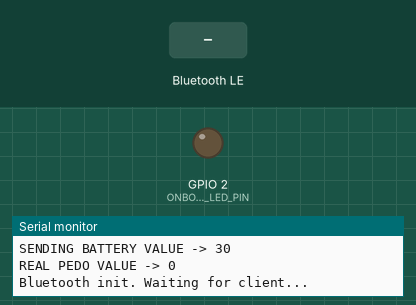
Simulated run of this program. Board: ESP32. Parts: output pins drawn as LEDs (lit = HIGH), the last lines printed to the serial monitor. The test bench sets the inputs (shaded band). Random numbers use the default seed unless the program sets one; nothing arrives over Bluetooth unless stated; a phone connects over Bluetooth LE 3 s after start.

Above: at 1.2 s.
1.3 s: Bluetooth LE write ":LED!1:" received
At 2.0 s:
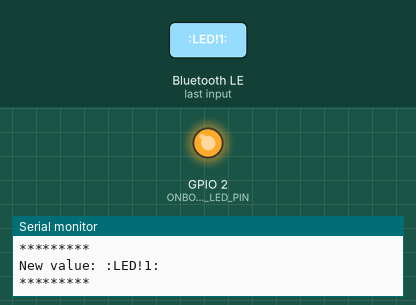
3.0 s: Bluetooth LE write ":LED!0:" received
At 4.4 s:
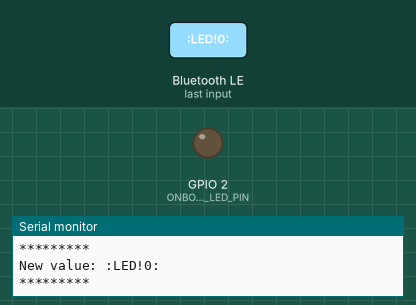
Timing chart, 0 to 6.0 s (numbered marks = the images above; inputs shaded):
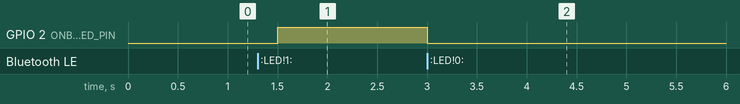

Measured:
- after the input at 1.3 s, GPIO 2 (ONBOARD_LED_PIN): LOW → HIGH after 0.20 s
- after the input at 3.0 s, GPIO 2 (ONBOARD_LED_PIN): HIGH → LOW at once

The program:

main.cpp
```cpp
#include <Arduino.h>

#include <Time.h>
#include <TimeAlarms.h>

#include <BLEDevice.h>
#include <BLEServer.h>
#include <BLEUtils.h>
#include <BLE2902.h>

#include <valuetimelapse.h>
#include <def_bleuuid.h>

#define ONBOARD_LED_PIN 2

#include <BLEbattery.h>
#include <BLEpedometer.h>
#include <BLEledcontrol.h>

TaskHandle_t handle_pedometerTask;

bool deviceConnected = false;
memUint8_t batteryPercentage = 30;
memUint16_t pedometerCounter = 0;
String led_read = "";

// battery, something counter, on/off led, serial communicate.

class BLECallbacks : public BLEServerCallbacks
{

  void onConnect(BLEServer *server)
  {
    deviceConnected = true;
    Serial.println("Connected device.");
  }

  void onDisconnect(BLEServer *server)
  {
    deviceConnected = false;
    Serial.println("Disonnected device.");
    server->getAdvertising()->start();
  }
};

class ledCharCallbacks : public BLECharacteristicCallbacks
{
  void onWrite(BLECharacteristic *pCharacteristic)
  {
    std::string value = pCharacteristic->getValue();
    if (value.length() > 0)
    {
      std::string val = pCharacteristic->getValue();
      led_read.clear();
      for (int i = 0; i < val.length(); i++)
      {
        led_read += value[i];
      }
      Serial.println("*********");
      Serial.print("New value: ");
      Serial.println(led_read);
      Serial.println("*********");
    }
    pCharacteristic->setValue(":OK:");
  }
};

BLEbatteryController BLEbattery = BLEbatteryController();
BLEpedometerController BLEpedometer = BLEpedometerController();
BLEledController BLEled = BLEledController();

void refreshBLEvalues()
{
  Serial.println("RUNNING REFRESH.");
  if (!deviceConnected)
    return;

  BLEbattery.refresh();
  BLEpedometer.refresh();
}

void changerandomvalues()
{
  pedometerCounter = (uint16_t)(random(65533));
  batteryPercentage = (uint8_t)(random(100));
}

void setup()
{
  Serial.begin(115250);
  BLEDevice::init("BlueTest");
  pinMode(ONBOARD_LED_PIN, OUTPUT); // Declare the LED as an output

  setTime(0, 0, 0, 0, 0, 0);

  BLEServer *server = BLEDevice::createServer();
  server->setCallbacks(new BLECallbacks());

  // INITIATE SERVERS
  BLEbattery.init(server, &batteryPercentage, false);
  BLEpedometer.init(server, &pedometerCounter, true);
  BLEled.init(server, &led_read, new ledCharCallbacks(), false);

  server->getAdvertising()->addServiceUUID(PHYSICALACTIVITYMONITOR_SERVICE_UUID);
  server->getAdvertising()->start();
  Serial.println("Bluetooth init. Waiting for client...");

  Alarm.timerRepeat(5, refreshBLEvalues);
  Alarm.timerRepeat(3, changerandomvalues);
}

void printDigits(int digits)
{
  Serial.print(":");
  if (digits < 10)
    Serial.print('0');
  Serial.print(digits);
}
void systemup_time()
{
  Serial.print(hour());
  printDigits(minute());
  printDigits(second());
  Serial.println();
}
void loop()
{
  if (led_read.startsWith(":") && led_read.endsWith(":"))
  {
    if (led_read.equals(":LED!1:"))
      digitalWrite(ONBOARD_LED_PIN, HIGH);
    if (led_read.equals(":LED!0:"))
      digitalWrite(ONBOARD_LED_PIN, LOW);
  }
  Alarm.delay(500);
}
```

BLEbattery.h
```cpp
class BLEbatteryController
{
private:
    bool _notify = false;
    uint8_t _value = 0;

public:
    memUint8_t *value;
    // BLE BATTERY CHARACTERISTIC
    BLECharacteristic BLEbatteryCharacteristic = BLECharacteristic(BATTERYLEVEL_CAR_UUID, BLECharacteristic::PROPERTY_READ);

    void init(BLEServer *server, memUint8_t *_value, bool notify = false)
    {
        try
        {
            // battery server
            // 1. CREATE SERVICE
            BLEService *BLEbatteryService = server->createService(BATTERYLEVEL_SERVICE_UUID);
            // 2. CREATE CHARACTERISTIC
            BLEbatteryService->addCharacteristic(&BLEbatteryCharacteristic);
            // 3. ADD DESCRIPTOR
            BLEDescriptor BLEbatteryDescriptor(BLEUUID((uint16_t)0x2906));
            BLEbatteryDescriptor.setValue("Battery percentage");
            BLEbatteryCharacteristic.addDescriptor(&BLEbatteryDescriptor);

            if (notify)
                BLEbatteryCharacteristic.addDescriptor(new BLE2902());
            _notify = true;

            value = _value;

            BLEbatteryService->start();

            this->sendValue();
        }
        catch (const std::exception &e)
        {
            Serial.println(e.what());
        }
    }

    bool didValueChange()
    {
        return (value->current() != value->old());
    }

    void sendValue()
    {
        _value = value->current();

        Serial.print("SENDING BATTERY VALUE -> ");
        Serial.println(_value);

        BLEbatteryCharacteristic.setValue((uint8_t *)&_value, 1);
    }

    void refresh()
    {
        if (didValueChange())
            this->sendValue();
        return;
    }
};
```

BLEledcontrol.h
```cpp
class BLEledController
{
private:
    bool _notify = false;
    uint8_t _value = 0;

public:
    String *value;
    // BLE BATTERY CHARACTERISTIC
    BLECharacteristic BLEledCharacteristic = BLECharacteristic(LEDCONTROLLER_CAR_UUID, BLECharacteristic::PROPERTY_READ | BLECharacteristic::PROPERTY_WRITE);

    void init(BLEServer *server, String *_value, BLECharacteristicCallbacks *pCallbacks, bool notify = false)
    {
        try
        {
            // battery server
            // 1. CREATE SERVICE
            BLEService *BLEledService = server->createService(LEDCONTROLLER_SERVICE_UUID);
            // 2. CREATE CHARACTERISTIC
            BLEledCharacteristic.setCallbacks(pCallbacks);
            BLEledService->addCharacteristic(&BLEledCharacteristic);

            if (notify)
                BLEledCharacteristic.addDescriptor(new BLE2902());
            _notify = true;

            value = _value;

            BLEledService->start();

        }
        catch (const std::exception &e)
        {
            Serial.println(e.what());
        }
    }

    void refresh()
    {

    }

    String fetch()
    {
        String led_read;
        std::string val = BLEledCharacteristic.getValue();
        led_read.clear();
        for (int i = 0; i < val.length(); i++)
        {
            led_read += value[i];
        }
        return led_read;
    }
};
```

BLEpedometer.h
```cpp
class BLEpedometerController
{
private:
    bool _notify = false;
    uint16_t _value = 0;

public:
    memUint16_t *value;
    // BLE PEDOMETER CHARACTERISTIC
    BLECharacteristic BLEpedometerCharacteristic = BLECharacteristic(STEPCOUNTER_CAR_UUID, BLECharacteristic::PROPERTY_READ | BLECharacteristic::PROPERTY_NOTIFY);

    void init(BLEServer *server, memUint16_t *_value, bool notify = false)
    {
        try
        {
            // pedometer server
            // 1. CREATE SERVICE
            BLEService *BLEpedometerService = server->createService(PHYSICALACTIVITYMONITOR_SERVICE_UUID);
            // 2. CREATE CHARACTERISTIC
            BLEpedometerService->addCharacteristic(&BLEpedometerCharacteristic);

            if (notify)
            {
                BLEpedometerCharacteristic.addDescriptor(new BLE2902());
                _notify = true;
            }

            value = _value;

            BLEpedometerService->start();
            this->sendValue();
        }
        catch (const std::exception &e)
        {
            Serial.println(e.what());
        }
    }

    bool didValueChange()
    {
        return (value->current() != value->old());
    }

    void sendValue()
    {
        _value = value->current();

        Serial.print("REAL PEDO VALUE -> ");
        Serial.println(_value, HEX);

        swap(_value);

        BLEpedometerCharacteristic.setValue(_value);
        BLEpedometerCharacteristic.notify();
    }

    void refresh()
    {
        if (didValueChange())
            this->sendValue();
        return;
    }
};
```

def_bleuuid.h
```cpp
#define BATTERYLEVEL_CAR_UUID BLEUUID((uint16_t)0x2A19)
#define BATTERYLEVEL_SERVICE_UUID BLEUUID((uint16_t)0x180F)

#define PHYSICALACTIVITYMONITOR_SERVICE_UUID BLEUUID((uint16_t)0x183E)

#define STEPCOUNTER_CAR_UUID BLEUUID((uint16_t)0x2B40)

#define LEDCONTROLLER_SERVICE_UUID BLEUUID((uint16_t)0x0023)
#define LEDCONTROLLER_CAR_UUID BLEUUID((uint16_t)0x0024)
```

valuetimelapse.h
```cpp
struct memInt
{
    int val = 0, old_val = 0;
    memInt(int i) : val(i) {}
    operator int() { return val; }
    void operator=(int i)
    {
        old_val = val;
        val = i;
    }
    int old() { return old_val; }
    int current() { return val; }
    bool changed() { return (val == old_val); }
};

struct memUint8_t
{
    uint8_t val = 0, old_val = 0;
    memUint8_t(uint8_t i) : val(i) {}
    operator uint8_t() { return val; }
    void operator=(uint8_t i)
    {
        old_val = val;
        val = i;
    }
    uint8_t old() { return old_val; }
    uint8_t current() { return val; }
    bool changed() { return (val == old_val); }
};

struct memUint16_t
{
    uint16_t val = 0, old_val = 0;
    memUint16_t(uint16_t i) : val(i) {}
    operator uint16_t() { return val; }
    void operator=(uint16_t i)
    {
        old_val = val;
        val = i;
    }
    uint16_t old() { return old_val; }
    uint16_t current() { return val; }
    bool changed() { return (val == old_val); }
};

struct memString
{
    String val = "", old_val = "";
    memString(String i) : val(i) {}
    operator String() { return val; }
    void operator=(String i)
    {
        old_val = val;
        val = i;
    }
    String old() { return old_val; }
    String current() { return val; }
    bool changed() { return (val == old_val); }
};

void swap(uint16_t &val)
{
    // CONVERTS 0X1234 TO 0X3412 FOR SERIAL COMMUNICATION.
    val = ((val << 8) & 0xFF00) |
          ((val >> 8) & 0x00FF);
}

void swap(unsigned long &val)
{
    val = ((val << 24) & 0xFF000000) |
          ((val << 8) & 0x00FF0000) |
          ((val >> 8) & 0x0000FF00) |
          ((val >> 24) & 0x000000FF);
}

// struct vDouble
// {
//     double val = 0, old_val = 0;
//     vDouble(double i) : val(i) {}
//     operator double() { return val; }
//     void operator=(double i)
//     {
//         old_val = val;
//         val = i;
//     }
//     double old() { return old_val; }
// };

// struct vFloat
// {
//     float val = 0, old_val = 0;
//     vFloat(float i) : val(i) {}
//     operator float() { return val; }
//     void operator=(float i)
//     {
//         old_val = val;
//         val = i;
//     }
//     float old() { return old_val; }
// };

// struct vChar
// {
//     char val = 0, old_val = 0;
//     vChar(char i) : val(i) {}
//     operator char() { return val; }
//     void operator=(char i)
//     {
//         old_val = val;
//         val = i;
//     }
//     char old() { return old_val; }
// };
```
